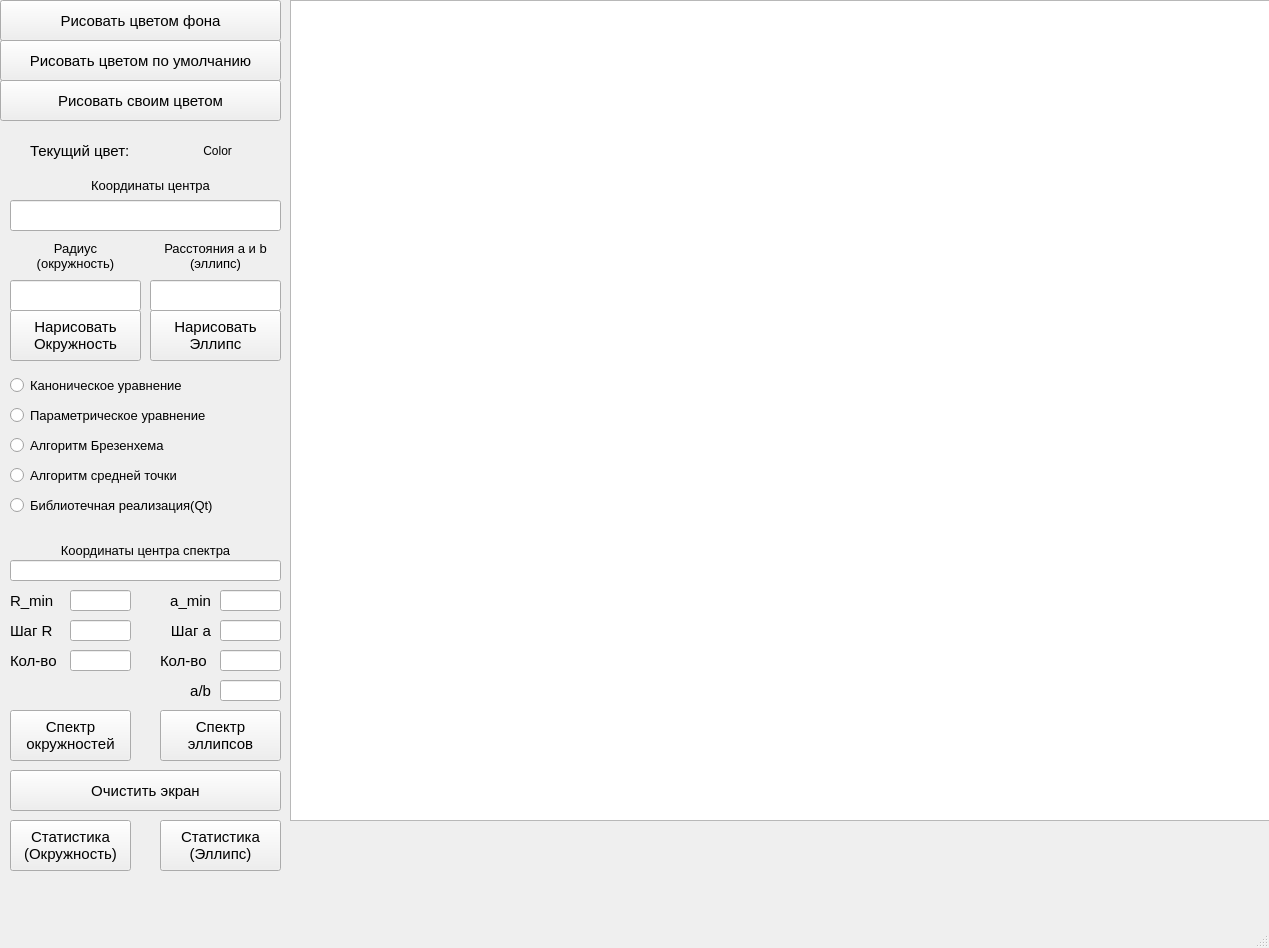
<?xml version="1.0" encoding="UTF-8"?>
<ui version="4.0">
 <class>MainWindow</class>
 <widget class="QMainWindow" name="MainWindow">
  <property name="geometry">
   <rect>
    <x>0</x>
    <y>0</y>
    <width>1269</width>
    <height>948</height>
   </rect>
  </property>
  <property name="windowTitle">
   <string>Лабораторная работа #4</string>
  </property>
  <widget class="QWidget" name="centralwidget">
   <widget class="QGraphicsView" name="graphicsView">
    <property name="geometry">
     <rect>
      <x>290</x>
      <y>0</y>
      <width>981</width>
      <height>821</height>
     </rect>
    </property>
   </widget>
   <widget class="QLabel" name="color_label">
    <property name="geometry">
     <rect>
      <x>30</x>
      <y>130</y>
      <width>131</width>
      <height>41</height>
     </rect>
    </property>
    <property name="font">
     <font>
      <pointsize>11</pointsize>
     </font>
    </property>
    <property name="text">
     <string>Текущий цвет:</string>
    </property>
   </widget>
   <widget class="QPushButton" name="but_color_def">
    <property name="geometry">
     <rect>
      <x>0</x>
      <y>40</y>
      <width>281</width>
      <height>41</height>
     </rect>
    </property>
    <property name="font">
     <font>
      <pointsize>11</pointsize>
     </font>
    </property>
    <property name="text">
     <string>Рисовать цветом по умолчанию</string>
    </property>
   </widget>
   <widget class="QLabel" name="color_indicate">
    <property name="geometry">
     <rect>
      <x>190</x>
      <y>130</y>
      <width>61</width>
      <height>41</height>
     </rect>
    </property>
    <property name="autoFillBackground">
     <bool>false</bool>
    </property>
    <property name="text">
     <string>    Color</string>
    </property>
    <property name="textInteractionFlags">
     <set>Qt::NoTextInteraction</set>
    </property>
   </widget>
   <widget class="QPushButton" name="but_color_own">
    <property name="geometry">
     <rect>
      <x>0</x>
      <y>80</y>
      <width>281</width>
      <height>41</height>
     </rect>
    </property>
    <property name="font">
     <font>
      <pointsize>11</pointsize>
     </font>
    </property>
    <property name="text">
     <string>Рисовать своим цветом</string>
    </property>
   </widget>
   <widget class="QPushButton" name="but_color_bg">
    <property name="geometry">
     <rect>
      <x>0</x>
      <y>0</y>
      <width>281</width>
      <height>41</height>
     </rect>
    </property>
    <property name="font">
     <font>
      <pointsize>11</pointsize>
     </font>
    </property>
    <property name="text">
     <string>Рисовать цветом фона</string>
    </property>
   </widget>
   <widget class="QRadioButton" name="rad_can">
    <property name="geometry">
     <rect>
      <x>10</x>
      <y>370</y>
      <width>271</width>
      <height>31</height>
     </rect>
    </property>
    <property name="font">
     <font>
      <pointsize>10</pointsize>
     </font>
    </property>
    <property name="text">
     <string>Каноническое уравнение</string>
    </property>
   </widget>
   <widget class="QRadioButton" name="rad_par">
    <property name="geometry">
     <rect>
      <x>10</x>
      <y>400</y>
      <width>271</width>
      <height>31</height>
     </rect>
    </property>
    <property name="font">
     <font>
      <pointsize>10</pointsize>
     </font>
    </property>
    <property name="text">
     <string>Параметрическое уравнение</string>
    </property>
   </widget>
   <widget class="QRadioButton" name="rad_br">
    <property name="geometry">
     <rect>
      <x>10</x>
      <y>430</y>
      <width>271</width>
      <height>31</height>
     </rect>
    </property>
    <property name="font">
     <font>
      <pointsize>10</pointsize>
     </font>
    </property>
    <property name="text">
     <string>Алгоритм Брезенхема</string>
    </property>
   </widget>
   <widget class="QRadioButton" name="rad_mid">
    <property name="geometry">
     <rect>
      <x>10</x>
      <y>460</y>
      <width>271</width>
      <height>31</height>
     </rect>
    </property>
    <property name="font">
     <font>
      <pointsize>10</pointsize>
     </font>
    </property>
    <property name="text">
     <string>Алгоритм средней точки</string>
    </property>
   </widget>
   <widget class="QRadioButton" name="rad_qt">
    <property name="geometry">
     <rect>
      <x>10</x>
      <y>490</y>
      <width>271</width>
      <height>31</height>
     </rect>
    </property>
    <property name="font">
     <font>
      <pointsize>10</pointsize>
     </font>
    </property>
    <property name="text">
     <string>Библиотечная реализация(Qt)</string>
    </property>
   </widget>
   <widget class="QLineEdit" name="line_centre">
    <property name="geometry">
     <rect>
      <x>10</x>
      <y>200</y>
      <width>271</width>
      <height>31</height>
     </rect>
    </property>
    <property name="font">
     <font>
      <pointsize>10</pointsize>
     </font>
    </property>
    <property name="alignment">
     <set>Qt::AlignCenter</set>
    </property>
   </widget>
   <widget class="QLabel" name="lab_centre">
    <property name="geometry">
     <rect>
      <x>10</x>
      <y>160</y>
      <width>281</width>
      <height>51</height>
     </rect>
    </property>
    <property name="font">
     <font>
      <pointsize>10</pointsize>
     </font>
    </property>
    <property name="text">
     <string>Координаты центра</string>
    </property>
    <property name="alignment">
     <set>Qt::AlignCenter</set>
    </property>
   </widget>
   <widget class="QLineEdit" name="line_r">
    <property name="geometry">
     <rect>
      <x>10</x>
      <y>280</y>
      <width>131</width>
      <height>31</height>
     </rect>
    </property>
    <property name="font">
     <font>
      <pointsize>10</pointsize>
     </font>
    </property>
    <property name="text">
     <string/>
    </property>
    <property name="alignment">
     <set>Qt::AlignCenter</set>
    </property>
   </widget>
   <widget class="QLabel" name="lab_rad">
    <property name="geometry">
     <rect>
      <x>10</x>
      <y>230</y>
      <width>131</width>
      <height>51</height>
     </rect>
    </property>
    <property name="font">
     <font>
      <pointsize>10</pointsize>
     </font>
    </property>
    <property name="text">
     <string>Радиус
(окружность)</string>
    </property>
    <property name="alignment">
     <set>Qt::AlignCenter</set>
    </property>
   </widget>
   <widget class="QLabel" name="lab_a_b">
    <property name="geometry">
     <rect>
      <x>150</x>
      <y>230</y>
      <width>131</width>
      <height>51</height>
     </rect>
    </property>
    <property name="font">
     <font>
      <pointsize>10</pointsize>
     </font>
    </property>
    <property name="text">
     <string>Расстояния a и b
(эллипс)</string>
    </property>
    <property name="alignment">
     <set>Qt::AlignCenter</set>
    </property>
   </widget>
   <widget class="QLineEdit" name="line_a_b">
    <property name="geometry">
     <rect>
      <x>150</x>
      <y>280</y>
      <width>131</width>
      <height>31</height>
     </rect>
    </property>
    <property name="font">
     <font>
      <pointsize>10</pointsize>
     </font>
    </property>
    <property name="text">
     <string/>
    </property>
    <property name="alignment">
     <set>Qt::AlignCenter</set>
    </property>
   </widget>
   <widget class="QPushButton" name="but_draw_sir">
    <property name="geometry">
     <rect>
      <x>10</x>
      <y>310</y>
      <width>131</width>
      <height>51</height>
     </rect>
    </property>
    <property name="font">
     <font>
      <pointsize>11</pointsize>
     </font>
    </property>
    <property name="text">
     <string>Нарисовать
Окружность</string>
    </property>
   </widget>
   <widget class="QPushButton" name="but_draw_el">
    <property name="geometry">
     <rect>
      <x>150</x>
      <y>310</y>
      <width>131</width>
      <height>51</height>
     </rect>
    </property>
    <property name="font">
     <font>
      <pointsize>11</pointsize>
     </font>
    </property>
    <property name="text">
     <string>Нарисовать
Эллипс</string>
    </property>
   </widget>
   <widget class="QLineEdit" name="line_sp_centre">
    <property name="geometry">
     <rect>
      <x>10</x>
      <y>560</y>
      <width>271</width>
      <height>21</height>
     </rect>
    </property>
    <property name="font">
     <font>
      <pointsize>10</pointsize>
     </font>
    </property>
    <property name="alignment">
     <set>Qt::AlignCenter</set>
    </property>
   </widget>
   <widget class="QLabel" name="lab_sp_centre">
    <property name="geometry">
     <rect>
      <x>10</x>
      <y>540</y>
      <width>271</width>
      <height>21</height>
     </rect>
    </property>
    <property name="font">
     <font>
      <pointsize>10</pointsize>
     </font>
    </property>
    <property name="text">
     <string>Координаты центра спектра</string>
    </property>
    <property name="alignment">
     <set>Qt::AlignCenter</set>
    </property>
   </widget>
   <widget class="QPushButton" name="but_draw_sp_cir">
    <property name="geometry">
     <rect>
      <x>10</x>
      <y>710</y>
      <width>121</width>
      <height>51</height>
     </rect>
    </property>
    <property name="font">
     <font>
      <pointsize>11</pointsize>
     </font>
    </property>
    <property name="text">
     <string>Спектр
окружностей</string>
    </property>
   </widget>
   <widget class="QPushButton" name="but_draw_sp_el">
    <property name="geometry">
     <rect>
      <x>160</x>
      <y>710</y>
      <width>121</width>
      <height>51</height>
     </rect>
    </property>
    <property name="font">
     <font>
      <pointsize>11</pointsize>
     </font>
    </property>
    <property name="text">
     <string>Спектр
эллипсов</string>
    </property>
   </widget>
   <widget class="QLineEdit" name="line_r_min">
    <property name="geometry">
     <rect>
      <x>70</x>
      <y>590</y>
      <width>61</width>
      <height>21</height>
     </rect>
    </property>
    <property name="font">
     <font>
      <pointsize>10</pointsize>
     </font>
    </property>
    <property name="text">
     <string/>
    </property>
   </widget>
   <widget class="QLineEdit" name="line_r_count">
    <property name="geometry">
     <rect>
      <x>70</x>
      <y>650</y>
      <width>61</width>
      <height>21</height>
     </rect>
    </property>
    <property name="font">
     <font>
      <pointsize>10</pointsize>
     </font>
    </property>
    <property name="text">
     <string/>
    </property>
   </widget>
   <widget class="QLabel" name="lab_r_min">
    <property name="geometry">
     <rect>
      <x>10</x>
      <y>590</y>
      <width>61</width>
      <height>21</height>
     </rect>
    </property>
    <property name="font">
     <font>
      <pointsize>11</pointsize>
     </font>
    </property>
    <property name="text">
     <string>R_min</string>
    </property>
   </widget>
   <widget class="QLabel" name="lab_r_count">
    <property name="geometry">
     <rect>
      <x>10</x>
      <y>650</y>
      <width>61</width>
      <height>21</height>
     </rect>
    </property>
    <property name="font">
     <font>
      <pointsize>11</pointsize>
     </font>
    </property>
    <property name="text">
     <string>Кол-во</string>
    </property>
   </widget>
   <widget class="QLineEdit" name="line_r_step">
    <property name="geometry">
     <rect>
      <x>70</x>
      <y>620</y>
      <width>61</width>
      <height>21</height>
     </rect>
    </property>
    <property name="font">
     <font>
      <pointsize>10</pointsize>
     </font>
    </property>
    <property name="text">
     <string/>
    </property>
   </widget>
   <widget class="QLabel" name="lab_r_step">
    <property name="geometry">
     <rect>
      <x>10</x>
      <y>620</y>
      <width>61</width>
      <height>21</height>
     </rect>
    </property>
    <property name="font">
     <font>
      <pointsize>11</pointsize>
     </font>
    </property>
    <property name="text">
     <string>Шаг R</string>
    </property>
   </widget>
   <widget class="QLabel" name="lab_a_step">
    <property name="geometry">
     <rect>
      <x>160</x>
      <y>620</y>
      <width>51</width>
      <height>21</height>
     </rect>
    </property>
    <property name="font">
     <font>
      <pointsize>11</pointsize>
     </font>
    </property>
    <property name="text">
     <string>Шаг a</string>
    </property>
    <property name="alignment">
     <set>Qt::AlignRight|Qt::AlignTrailing|Qt::AlignVCenter</set>
    </property>
   </widget>
   <widget class="QLineEdit" name="line_a_min">
    <property name="geometry">
     <rect>
      <x>220</x>
      <y>590</y>
      <width>61</width>
      <height>21</height>
     </rect>
    </property>
    <property name="font">
     <font>
      <pointsize>10</pointsize>
     </font>
    </property>
    <property name="text">
     <string/>
    </property>
   </widget>
   <widget class="QLineEdit" name="line_a_step">
    <property name="geometry">
     <rect>
      <x>220</x>
      <y>620</y>
      <width>61</width>
      <height>21</height>
     </rect>
    </property>
    <property name="font">
     <font>
      <pointsize>10</pointsize>
     </font>
    </property>
    <property name="text">
     <string/>
    </property>
   </widget>
   <widget class="QLineEdit" name="line_a_count">
    <property name="geometry">
     <rect>
      <x>220</x>
      <y>650</y>
      <width>61</width>
      <height>21</height>
     </rect>
    </property>
    <property name="font">
     <font>
      <pointsize>10</pointsize>
     </font>
    </property>
    <property name="text">
     <string/>
    </property>
   </widget>
   <widget class="QLabel" name="lab_a_max">
    <property name="geometry">
     <rect>
      <x>160</x>
      <y>650</y>
      <width>61</width>
      <height>21</height>
     </rect>
    </property>
    <property name="font">
     <font>
      <pointsize>11</pointsize>
     </font>
    </property>
    <property name="text">
     <string/>
    </property>
    <property name="alignment">
     <set>Qt::AlignRight|Qt::AlignTrailing|Qt::AlignVCenter</set>
    </property>
   </widget>
   <widget class="QLabel" name="lab_a_min">
    <property name="geometry">
     <rect>
      <x>150</x>
      <y>590</y>
      <width>61</width>
      <height>21</height>
     </rect>
    </property>
    <property name="font">
     <font>
      <pointsize>11</pointsize>
     </font>
    </property>
    <property name="text">
     <string>a_min</string>
    </property>
    <property name="alignment">
     <set>Qt::AlignRight|Qt::AlignTrailing|Qt::AlignVCenter</set>
    </property>
   </widget>
   <widget class="QLineEdit" name="line_s_a_b">
    <property name="geometry">
     <rect>
      <x>220</x>
      <y>680</y>
      <width>61</width>
      <height>21</height>
     </rect>
    </property>
    <property name="font">
     <font>
      <pointsize>10</pointsize>
     </font>
    </property>
    <property name="text">
     <string/>
    </property>
   </widget>
   <widget class="QLabel" name="lab_sp_a_b">
    <property name="geometry">
     <rect>
      <x>160</x>
      <y>680</y>
      <width>51</width>
      <height>21</height>
     </rect>
    </property>
    <property name="font">
     <font>
      <pointsize>11</pointsize>
     </font>
    </property>
    <property name="text">
     <string>a/b</string>
    </property>
    <property name="alignment">
     <set>Qt::AlignRight|Qt::AlignTrailing|Qt::AlignVCenter</set>
    </property>
   </widget>
   <widget class="QPushButton" name="but_clear">
    <property name="geometry">
     <rect>
      <x>10</x>
      <y>770</y>
      <width>271</width>
      <height>41</height>
     </rect>
    </property>
    <property name="font">
     <font>
      <pointsize>11</pointsize>
     </font>
    </property>
    <property name="text">
     <string>Очистить экран</string>
    </property>
   </widget>
   <widget class="QLabel" name="lab_a_count">
    <property name="geometry">
     <rect>
      <x>160</x>
      <y>650</y>
      <width>61</width>
      <height>21</height>
     </rect>
    </property>
    <property name="font">
     <font>
      <pointsize>11</pointsize>
     </font>
    </property>
    <property name="text">
     <string>Кол-во</string>
    </property>
   </widget>
   <widget class="QPushButton" name="but_time_c">
    <property name="geometry">
     <rect>
      <x>10</x>
      <y>820</y>
      <width>121</width>
      <height>51</height>
     </rect>
    </property>
    <property name="font">
     <font>
      <pointsize>11</pointsize>
     </font>
    </property>
    <property name="text">
     <string>Статистика
(Окружность)</string>
    </property>
   </widget>
   <widget class="QPushButton" name="but_time_e">
    <property name="geometry">
     <rect>
      <x>160</x>
      <y>820</y>
      <width>121</width>
      <height>51</height>
     </rect>
    </property>
    <property name="font">
     <font>
      <pointsize>11</pointsize>
     </font>
    </property>
    <property name="text">
     <string>Статистика
(Эллипс)</string>
    </property>
   </widget>
  </widget>
  <widget class="QMenuBar" name="menubar">
   <property name="geometry">
    <rect>
     <x>0</x>
     <y>0</y>
     <width>1269</width>
     <height>26</height>
    </rect>
   </property>
  </widget>
  <widget class="QStatusBar" name="statusbar"/>
 </widget>
 <resources/>
 <connections/>
</ui>
